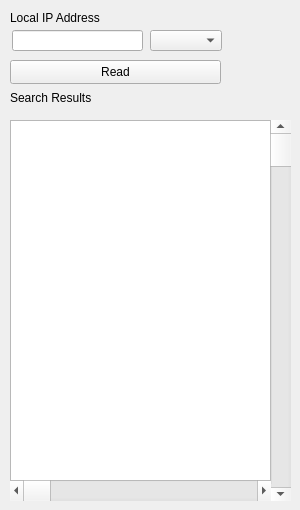
      <widget class="QWidget" name="tab_10">
       <attribute name="title">
        <string>IP</string>
       </attribute>
       <widget class="QLabel" name="labellocal_2">
        <property name="geometry">
         <rect>
          <x>10</x>
          <y>10</y>
          <width>181</width>
          <height>16</height>
         </rect>
        </property>
        <property name="text">
         <string>Local IP Address</string>
        </property>
       </widget>
       <widget class="QComboBox" name="ComboPort_2">
        <property name="geometry">
         <rect>
          <x>150</x>
          <y>30</y>
          <width>72</width>
          <height>21</height>
         </rect>
        </property>
       </widget>
       <widget class="QLineEdit" name="LocalPAddressSerial">
        <property name="geometry">
         <rect>
          <x>12</x>
          <y>30</y>
          <width>131</width>
          <height>21</height>
         </rect>
        </property>
       </widget>
       <widget class="QPushButton" name="BoutonLireSerial">
        <property name="geometry">
         <rect>
          <x>10</x>
          <y>60</y>
          <width>211</width>
          <height>24</height>
         </rect>
        </property>
        <property name="text">
         <string>Read</string>
        </property>
       </widget>
       <widget class="QLabel" name="SearchResults_2">
        <property name="geometry">
         <rect>
          <x>10</x>
          <y>90</y>
          <width>191</width>
          <height>16</height>
         </rect>
        </property>
        <property name="text">
         <string>Search Results</string>
        </property>
       </widget>
       <widget class="QListWidget" name="listWidget_6">
        <property name="geometry">
         <rect>
          <x>10</x>
          <y>120</y>
          <width>281</width>
          <height>381</height>
         </rect>
        </property>
       </widget>
       <widget class="QScrollBar" name="verticalScrollBar_4">
        <property name="geometry">
         <rect>
          <x>270</x>
          <y>120</y>
          <width>21</width>
          <height>381</height>
         </rect>
        </property>
        <property name="orientation">
         <enum>Qt::Orientation::Vertical</enum>
        </property>
       </widget>
       <widget class="QScrollBar" name="horizontalScrollBar_6">
        <property name="geometry">
         <rect>
          <x>10</x>
          <y>480</y>
          <width>261</width>
          <height>21</height>
         </rect>
        </property>
        <property name="orientation">
         <enum>Qt::Orientation::Horizontal</enum>
        </property>
       </widget>
      </widget>
